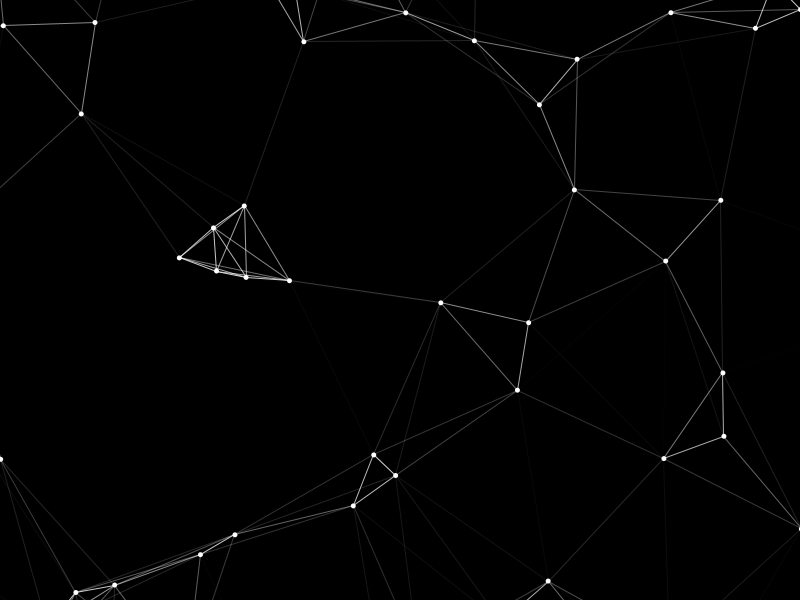
Frame 1 (no input)
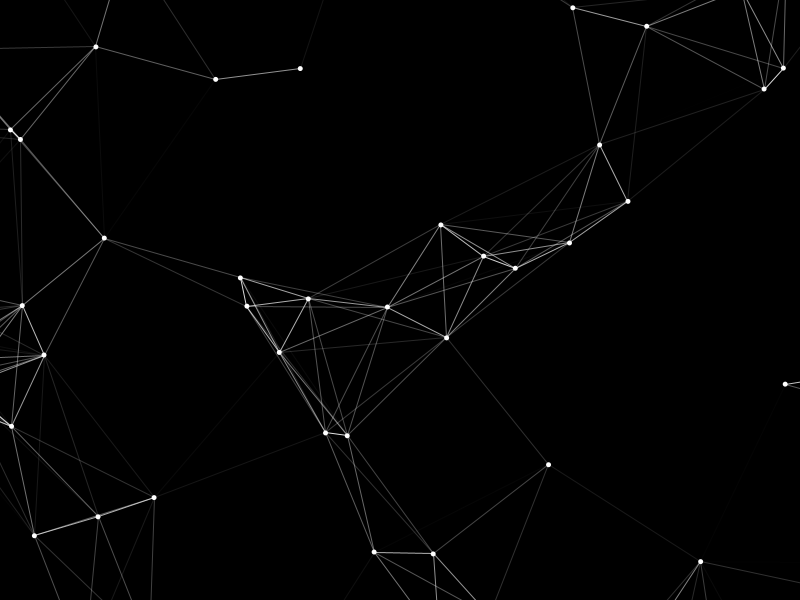
Frame 60 (the mouse pressed at the canvas centre just before this capture)
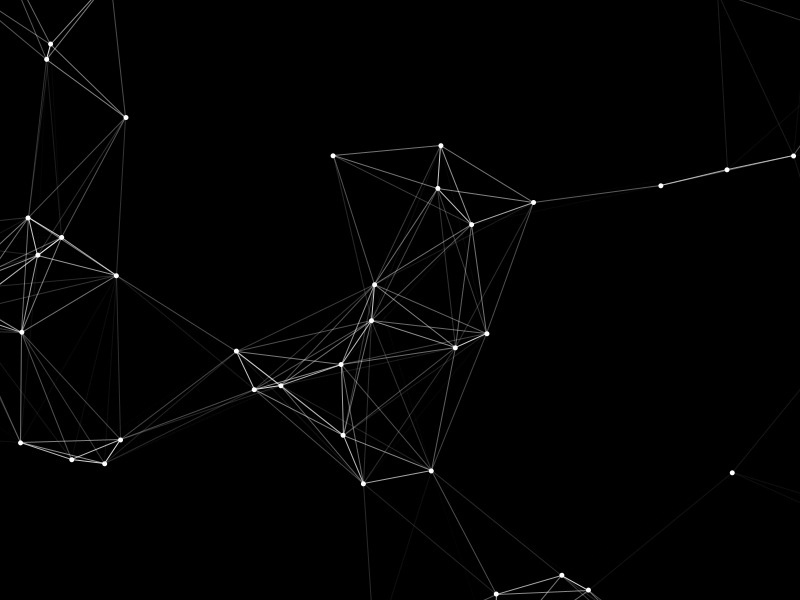
Frame 120 (the mouse held since frame 60 and released just before this capture)

The Processing sketch that drew these frames (run headless with seeded random() and noise(); from frame 60 on, the mouse is pressed at the canvas centre):

// Processing sketch: scienceAnim
// ── scienceAnim.pde
Point points[] = new Point[80];

void setup () {
  size(800, 600);
  for (int i = 0; i<points.length; i++) {
    points[i] = new Point(random(-200, width+200), random(-200, height+200), 0, 0);
    points[i].randomizeSpeed();
  }
}

void draw () {
  background(0);
  for (Point p : points) {
    p.update();
  }
  for (int i = 0; i<points.length; i++) {
    for (int j = i+1; j<points.length; j++) {
      float distance = dist(points[i].x, points[i].y, points[j].x, points[j].y);
      if (distance<200) {
        stroke(255, map(distance, 0, 200, 255, 0));
        line(points[i].x,points[i].y,points[j].x,points[j].y);
        noFill();
        //circle((points[i].x+points[j].x)/2, (points[i].y+points[j].y)/2, distance);
        //circle(points[i].x,points[i].y,10);
        //circle(points[j].x,points[j].y,10);
      }
    }
  }
}

class Point {
  float x;
  float y;
  float xSpeed;
  float ySpeed;
  float maxSpeed = 2f;
  float minSpeed = 1f;
  Point(float x, float y, float xSpeed, float ySpeed) {
    this.x = x;
    this.y = y;
    this.xSpeed = xSpeed;
    this.ySpeed = ySpeed;
  }
  void resetPos() {
    int side = (int)random(4);
    switch(side) {
      // left
    case 0:
      x = -100-random(100);
      y = random(-100, height+100);
      break;
      // right
    case 1:
      x = width+100+random(100);
      y = random(-100, height+100);
      break;
      // top
    case 2:
      x = random(-100, width+100);
      y = -100-random(100);
      break;
      // bottom
    default:
      x = random(-100, width+100);
      y = height+100+random(100);
    }
  }
  void randomizeSpeed() {
    float direction = random(TWO_PI);
    PVector speed = PVector.fromAngle(direction);
    xSpeed = speed.x * random(minSpeed, maxSpeed);
    ySpeed = speed.y * random(minSpeed, maxSpeed);
  }
  void update() {
    if (x<-200 || x>width+200 || y<-200 || y>height+200) {
      resetPos();
      randomizeSpeed();
    }
    x += xSpeed;
    y += ySpeed;
    noStroke();
    fill(255);
    circle(x, y, 5);
  }
}
